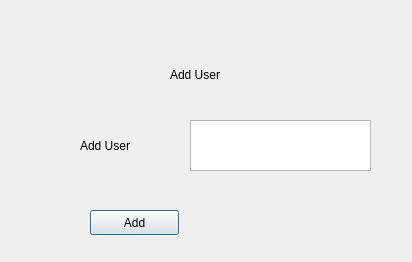
<?xml version="1.0" encoding="UTF-8"?>
<ui version="4.0">
 <class>adduser</class>
 <widget class="QDialog" name="adduser">
  <property name="geometry">
   <rect>
    <x>0</x>
    <y>0</y>
    <width>412</width>
    <height>262</height>
   </rect>
  </property>
  <property name="windowTitle">
   <string>Dialog</string>
  </property>
  <widget class="QLabel" name="label">
   <property name="geometry">
    <rect>
     <x>170</x>
     <y>60</y>
     <width>150</width>
     <height>30</height>
    </rect>
   </property>
   <property name="text">
    <string>Add User</string>
   </property>
  </widget>
  <widget class="QPushButton" name="addButton">
   <property name="geometry">
    <rect>
     <x>90</x>
     <y>210</y>
     <width>89</width>
     <height>25</height>
    </rect>
   </property>
   <property name="text">
    <string>Add</string>
   </property>
  </widget>
  <widget class="QWidget" name="">
   <property name="geometry">
    <rect>
     <x>80</x>
     <y>120</y>
     <width>291</width>
     <height>51</height>
    </rect>
   </property>
   <layout class="QHBoxLayout" name="horizontalLayout">
    <property name="spacing">
     <number>60</number>
    </property>
    <item>
     <widget class="QLabel" name="label_2">
      <property name="text">
       <string>Add User</string>
      </property>
     </widget>
    </item>
    <item>
     <widget class="QTextEdit" name="userText"/>
    </item>
   </layout>
  </widget>
 </widget>
 <resources/>
 <connections/>
</ui>
